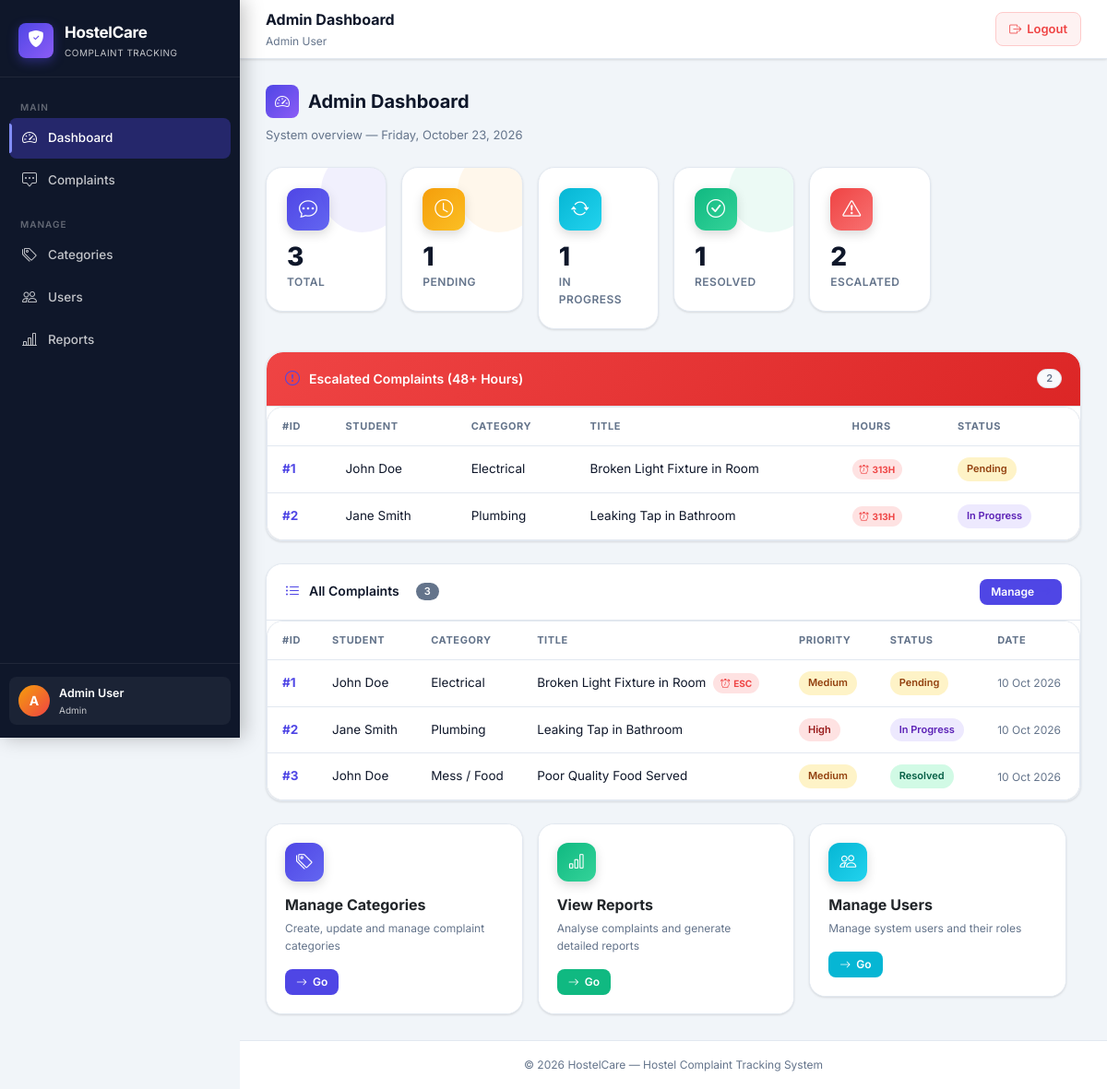
Page /admin/dashboard.php (signed in) on the committed database.
### tables this page shows
CREATE TABLE IF NOT EXISTS complaints (
  complaint_id INT PRIMARY KEY AUTO_INCREMENT,
  student_id INT NOT NULL,
  category_id INT NOT NULL,
  title VARCHAR(150) NOT NULL,
  description TEXT NOT NULL,
  image_path VARCHAR(255),
  priority ENUM('low','medium','high') DEFAULT 'medium',
  status ENUM('pending','assigned','in_progress','resolved','closed') DEFAULT 'pending',
  created_at DATETIME DEFAULT CURRENT_TIMESTAMP,
  updated_at DATETIME DEFAULT CURRENT_TIMESTAMP ON UPDATE CURRENT_TIMESTAMP,
  FOREIGN KEY (student_id) REFERENCES users(user_id) ON DELETE CASCADE ON UPDATE CASCADE,
  FOREIGN KEY (category_id) REFERENCES categories(category_id) ON DELETE RESTRICT ON UPDATE CASCADE,
  INDEX idx_student (student_id),
  INDEX idx_category (category_id),
  INDEX idx_status (status),
  INDEX idx_priority (priority),
  INDEX idx_created_at (created_at)
);

CREATE TABLE IF NOT EXISTS users (
  user_id INT PRIMARY KEY AUTO_INCREMENT,
  name VARCHAR(100) NOT NULL,
  email VARCHAR(100) NOT NULL UNIQUE,
  password_hash VARCHAR(255) NOT NULL,
  role ENUM('admin','student') NOT NULL DEFAULT 'student',
  room_no VARCHAR(10),
  phone VARCHAR(15),
  created_at DATETIME DEFAULT CURRENT_TIMESTAMP,
  updated_at DATETIME DEFAULT CURRENT_TIMESTAMP ON UPDATE CURRENT_TIMESTAMP,
  INDEX idx_email (email),
  INDEX idx_role (role)
);

CREATE TABLE IF NOT EXISTS categories (
  category_id INT PRIMARY KEY AUTO_INCREMENT,
  name VARCHAR(50) NOT NULL UNIQUE,
  created_at DATETIME DEFAULT CURRENT_TIMESTAMP,
  updated_at DATETIME DEFAULT CURRENT_TIMESTAMP ON UPDATE CURRENT_TIMESTAMP
);

### admin/dashboard.php (the view, shortened to what this page needs)
<?php
include __DIR__ . '/../includes/header.php';
$db = getDB();
try {
    $totalStmt = $db->prepare("SELECT COUNT(*) as count FROM complaints");
    $totalStmt->execute();
    $totalComplaints = $totalStmt->fetch()['count'] ?? 0;
    $pendingStmt = $db->prepare("SELECT COUNT(*) as count FROM complaints WHERE status = 'pending'");
    $pendingStmt->execute();
    $pendingComplaints = $pendingStmt->fetch()['count'] ?? 0;
    $progressStmt = $db->prepare("SELECT COUNT(*) as count FROM complaints WHERE status = 'in_progress'");
    $progressStmt->execute();
    $inProgressComplaints = $progressStmt->fetch()['count'] ?? 0;
    $resolvedStmt = $db->prepare("SELECT COUNT(*) as count FROM complaints WHERE status IN ('resolved','closed')");
    $resolvedStmt->execute();
    $resolvedComplaints = $resolvedStmt->fetch()['count'] ?? 0;
    $escalatedStmt = $db->prepare("
        SELECT COUNT(*) as count FROM complaints
        WHERE (status = 'pending' OR status = 'in_progress')
        AND created_at < DATE_SUB(NOW(), INTERVAL 48 HOUR)
    ");
    $escalatedStmt->execute();
    $escalatedComplaints = $escalatedStmt->fetch()['count'] ?? 0;
    $escalatedTableStmt = $db->prepare("
        SELECT
            c.complaint_id,
            u.name as student_name,
            cat.name as category,
            c.title,
            ROUND(HOUR(TIMEDIFF(NOW(), c.created_at))) as hours_pending,
            c.status
        FROM complaints c
        LEFT JOIN users u ON c.student_id = u.user_id
        LEFT JOIN categories cat ON c.category_id = cat.category_id
        WHERE (c.status = 'pending' OR c.status = 'in_progress')
        AND c.created_at < DATE_SUB(NOW(), INTERVAL 48 HOUR)
        ORDER BY c.created_at ASC
    ");
    $escalatedTableStmt->execute();
    $escalatedList = $escalatedTableStmt->fetchAll() ?? [];
    $recentStmt = $db->prepare("
        SELECT
            c.complaint_id,
            u.name as student_name,
            cat.name as category,
            c.title,
            c.priority,
            c.status,
            c.created_at
        FROM complaints c
        LEFT JOIN users u ON c.student_id = u.user_id
        LEFT JOIN categories cat ON c.category_id = cat.category_id
        ORDER BY c.created_at DESC
    ");
    $recentStmt->execute();
    $recentComplaints = $recentStmt->fetchAll() ?? [];
} catch (PDOException $e) {
    $totalComplaints = 0;
    $pendingComplaints = 0;
    $inProgressComplaints = 0;
    $resolvedComplaints = 0;
    $escalatedComplaints = 0;
    $escalatedList = [];
    $recentComplaints = [];
}
?>
<div class="page-header">
    <h4><i class="bi bi-speedometer2"></i>Admin Dashboard</h4>
    <p>System overview &mdash; <?= date('l, F j, Y') ?></p>
</div>
<div class="row g-3 mb-4">
    <div class="col-6 col-md-4 col-lg-2">
        <div class="stat-card primary">
            <div class="stat-icon primary"><i class="bi bi-chat-dots"></i></div>
            <div class="stat-value"><?= $totalComplaints ?></div>
            <div class="stat-label">Total</div>
        </div>
    </div>
    <div class="col-6 col-md-4 col-lg-2">
        <div class="stat-card warning">
            <div class="stat-icon warning"><i class="bi bi-clock"></i></div>
            <div class="stat-value"><?= $pendingComplaints ?></div>
            <div class="stat-label">Pending</div>
        </div>
    </div>
    <div class="col-6 col-md-4 col-lg-2">
        <div class="stat-card accent">
            <div class="stat-icon accent"><i class="bi bi-arrow-repeat"></i></div>
            <div class="stat-value"><?= $inProgressComplaints ?></div>
            <div class="stat-label">In Progress</div>
        </div>
    </div>
    <div class="col-6 col-md-4 col-lg-2">
        <div class="stat-card success">
            <div class="stat-icon success"><i class="bi bi-check-circle"></i></div>
            <div class="stat-value"><?= $resolvedComplaints ?></div>
            <div class="stat-label">Resolved</div>
        </div>
    </div>
    <div class="col-6 col-md-4 col-lg-2">
        <div class="stat-card danger">
            <div class="stat-icon danger"><i class="bi bi-exclamation-triangle"></i></div>
            <div class="stat-value"><?= $escalatedComplaints ?></div>
            <div class="stat-label">Escalated</div>
        </div>
    </div>
</div>
<div class="card mb-4">
    <div class="card-header" style="background:linear-gradient(135deg,#ef4444,#dc2626);color:#fff">
        <i class="bi bi-exclamation-circle"></i>
        Escalated Complaints (48+ Hours)
        <span class="badge bg-light text-danger ms-auto"><?= count($escalatedList) ?></span>
    </div>
    <div class="table-wrapper">
        <?php if (empty($escalatedList)): ?>
        <div class="empty-state"><i class="bi bi-emoji-smile"></i><h6>No escalated complaints. Great job!</h6></div>
        <?php else: ?>
        <table class="table">
            <thead><tr><th>#ID</th><th>Student</th><th>Category</th><th>Title</th><th>Hours</th><th>Status</th></tr></thead>
            <tbody>
            <?php foreach ($escalatedList as $c): ?>
            <tr class="escalated-row">
                <td class="fw-bold text-primary">#<?= $c['complaint_id'] ?></td>
                <td><?= htmlspecialchars($c['student_name'] ?? 'N/A') ?></td>
                <td><?= htmlspecialchars($c['category'] ?? 'N/A') ?></td>
                <td><?= htmlspecialchars(substr($c['title'], 0, 45)) ?></td>
                <td><span class="escalated-badge"><i class="bi bi-alarm"></i><?= $c['hours_pending'] ?>h</span></td>
                <td><span class="status-badge status-<?= $c['status'] ?>"><?= ucfirst(str_replace('_',' ',$c['status'])) ?></span></td>
            </tr>
            <?php endforeach; ?>
            </tbody>
        </table>
        <?php endif; ?>
    </div>
</div>
<div class="card mb-4">
    <div class="card-header">
        <i class="bi bi-list-ul"></i> All Complaints
        <span class="badge bg-secondary ms-2"><?= count($recentComplaints) ?></span>
        <a href="<?= BASE_URL ?>/admin/complaints.php" class="btn btn-sm btn-primary ms-auto">Manage <i class="bi bi-arrow-right"></i></a>
    </div>
    <div class="table-wrapper">
        <?php if (empty($recentComplaints)): ?>
        <div class="empty-state"><i class="bi bi-inbox"></i><h6>No complaints yet.</h6></div>
        <?php else: ?>
        <table class="table">
            <thead><tr><th>#ID</th><th>Student</th><th>Category</th><th>Title</th><th>Priority</th><th>Status</th><th>Date</th></tr></thead>
            <tbody>
            <?php foreach ($recentComplaints as $c):
                $isEsc = in_array($c['status'],['pending','assigned']) && (strtotime('now') - strtotime($c['created_at'])) > 48*3600;
            ?>
            <tr class="<?= $isEsc ? 'escalated-row' : '' ?>">
                <td class="fw-bold text-primary">#<?= $c['complaint_id'] ?></td>
                <td><?= htmlspecialchars($c['student_name'] ?? 'N/A') ?></td>
                <td><?= htmlspecialchars($c['category'] ?? 'N/A') ?></td>
                <td><?= htmlspecialchars(substr($c['title'], 0, 45)) ?><?= $isEsc ? ' <span class="escalated-badge ms-1"><i class="bi bi-alarm"></i>Esc</span>' : '' ?></td>
                <td><span class="priority-badge priority-<?= $c['priority'] ?>"><?= ucfirst($c['priority']) ?></span></td>
                <td><span class="status-badge status-<?= $c['status'] ?>"><?= ucfirst(str_replace('_',' ',$c['status'])) ?></span></td>
                <td class="text-muted small"><?= date('d M Y', strtotime($c['created_at'])) ?></td>
            </tr>
            <?php endforeach; ?>
            </tbody>
        </table>
        <?php endif; ?>
    </div>
</div>
<div class="row g-3">
    <div class="col-md-4">
        <div class="card">
            <div class="card-body">
                <div class="stat-icon primary mb-3" style="width:42px;height:42px;font-size:18px"><i class="bi bi-tags"></i></div>
                <h6 style="font-weight:700;margin-bottom:6px">Manage Categories</h6>
                <p class="text-muted small mb-3">Create, update and manage complaint categories</p>
                <a href="<?= BASE_URL ?>/admin/categories.php" class="btn btn-primary btn-sm"><i class="bi bi-arrow-right"></i> Go</a>
            </div>
        </div>
    </div>
    <div class="col-md-4">
        <div class="card">
            <div class="card-body">
                <div class="stat-icon success mb-3" style="width:42px;height:42px;font-size:18px"><i class="bi bi-bar-chart"></i></div>
                <h6 style="font-weight:700;margin-bottom:6px">View Reports</h6>
                <p class="text-muted small mb-3">Analyse complaints and generate detailed reports</p>
                <a href="<?= BASE_URL ?>/admin/reports.php" class="btn btn-success btn-sm"><i class="bi bi-arrow-right"></i> Go</a>
            </div>
        </div>
    </div>
    <div class="col-md-4">
        <div class="card">
            <div class="card-body">
                <div class="stat-icon accent mb-3" style="width:42px;height:42px;font-size:18px"><i class="bi bi-people"></i></div>
                <h6 style="font-weight:700;margin-bottom:6px">Manage Users</h6>
                <p class="text-muted small mb-3">Manage system users and their roles</p>
                <a href="<?= BASE_URL ?>/admin/users.php" class="btn btn-info btn-sm"><i class="bi bi-arrow-right"></i> Go</a>
            </div>
        </div>
    </div>
</div>
<?php include __DIR__ . '/../includes/footer.php'; ?>

### rows in the picture
complaints: complaint_id "1", student.name "John Doe", category.name "Electrical", title "Broken Light Fixture in Room", hours_pending "313", status "Pending", shows "ESC", priority "Medium", created_at "10 Oct 2026"
complaints: complaint_id "2", student.name "Jane Smith", category.name "Plumbing", title "Leaking Tap in Bathroom", hours_pending "313", status "In Progress", priority "High", created_at "10 Oct 2026"
complaints: complaint_id "3", student.name "John Doe", category.name "Mess / Food", title "Poor Quality Food Served", priority "Medium", status "Resolved", created_at "10 Oct 2026"

### other values in the picture
substr($user['name'], 0, 1) "A"
$user['name'] "Admin User"
$role "Admin"
$pageTitle "Admin Dashboard"
$totalComplaints "3"
$pendingComplaints "1"
$inProgressComplaints "1"
$resolvedComplaints "1"
$escalatedComplaints "2"
count($escalatedList) "2"
count($recentComplaints) "3"
